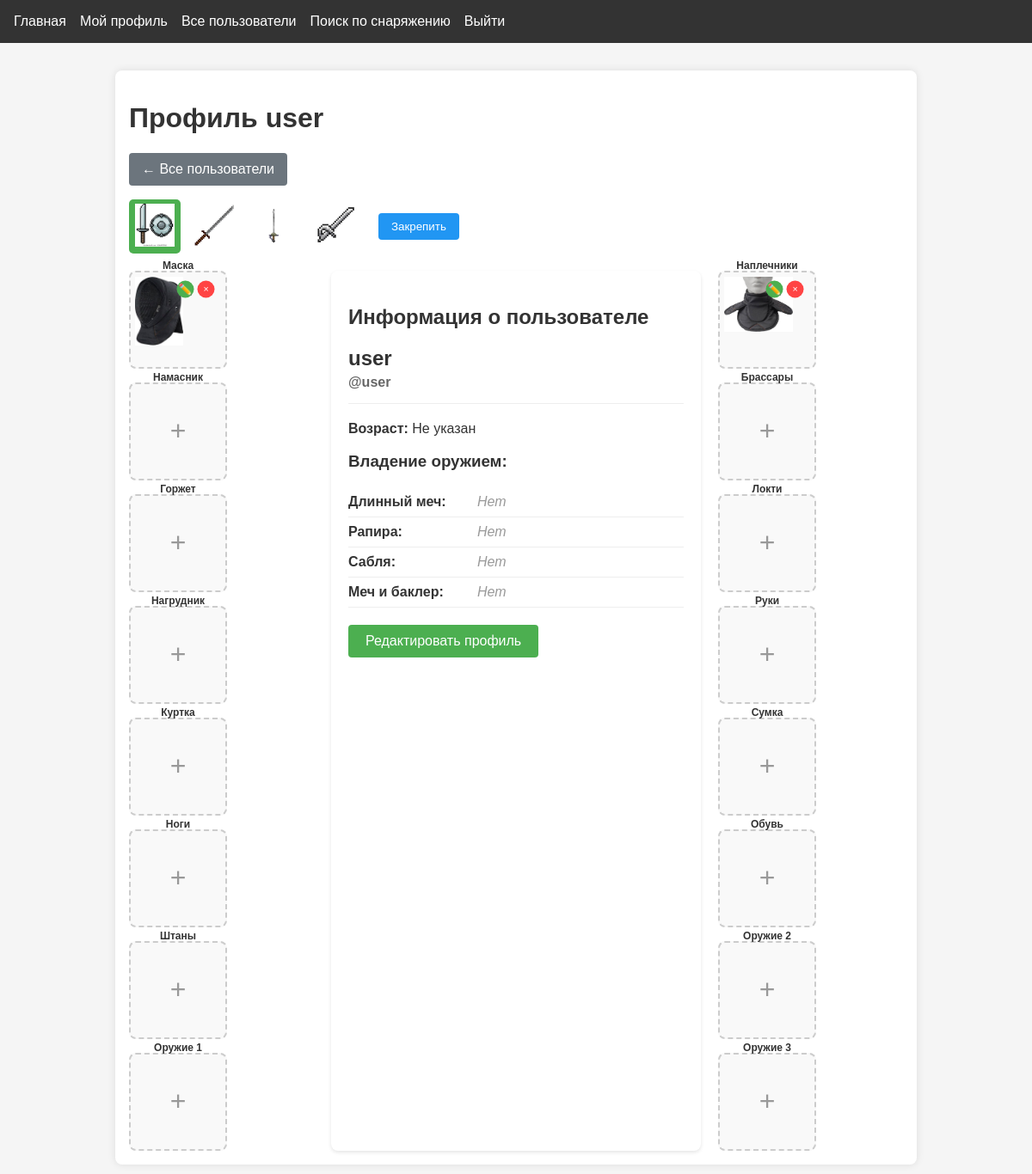
Before: /profile/user (signed in) with the older database file.
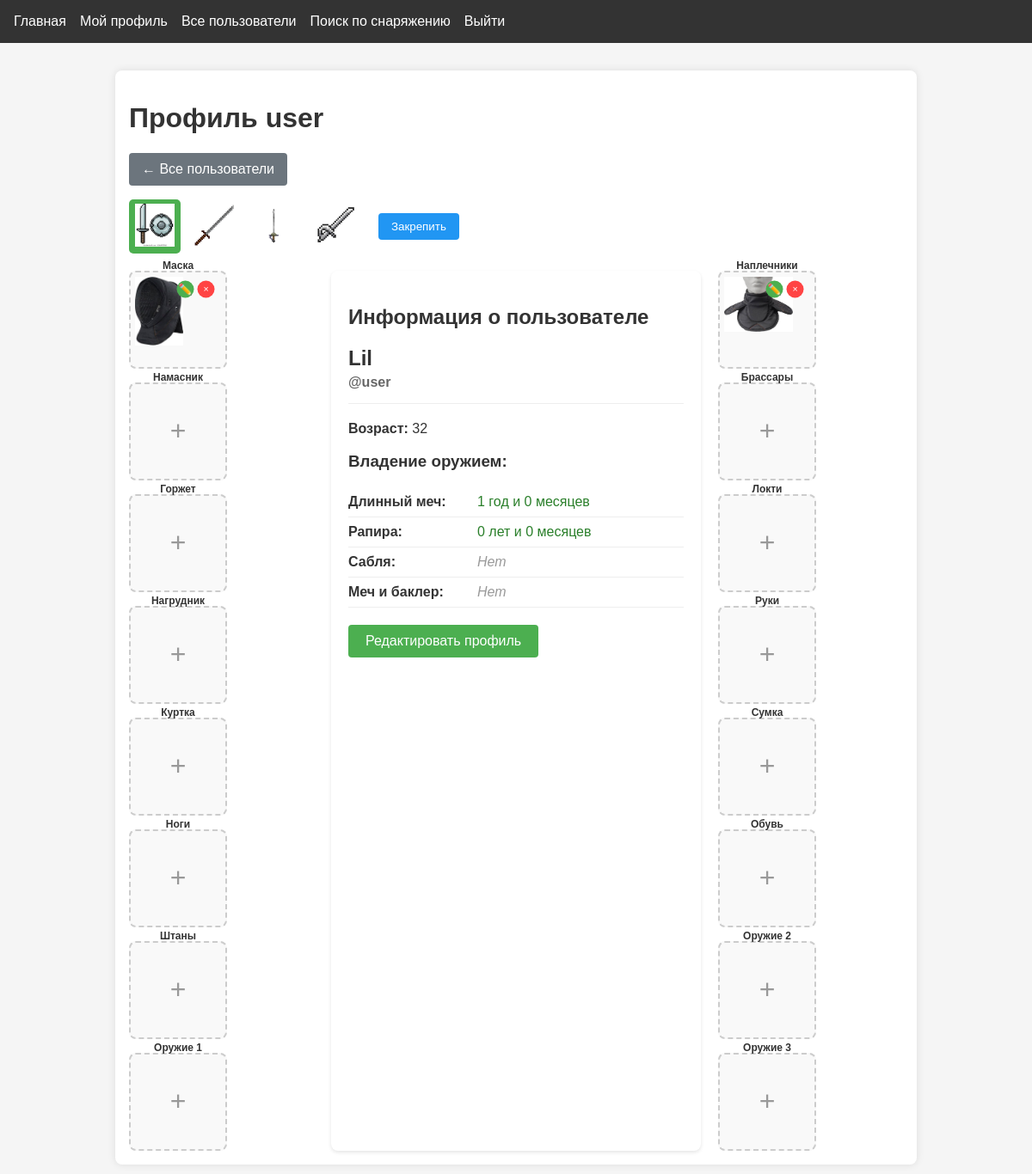
After: the same page with the newer database file.
### app.py (models this page shows)
class User(db.Model, UserMixin):
    id = db.Column(db.Integer, primary_key=True)
    username = db.Column(db.String(80), unique=True, nullable=False)
    password = db.Column(db.String(120), nullable=False)
    weapon_class = db.Column(db.String(20), default="sword_buckler")
    age = db.Column(db.Integer)
    real_name = db.Column(db.String(100))
    has_longsword = db.Column(db.Boolean, default=False)
    longsword_since = db.Column(db.Date)
    has_rapier = db.Column(db.Boolean, default=False)
    rapier_since = db.Column(db.Date)
    has_sabre = db.Column(db.Boolean, default=False)
    sabre_since = db.Column(db.Date)
    has_sword_buckler = db.Column(db.Boolean, default=False)
    sword_buckler_since = db.Column(db.Date)
    items = db.relationship(
        "InventoryItem", backref="user", lazy=True, cascade="all, delete-orphan"
    )

### app.py (the view)
@app.route("/profile/<username>")
@login_required
def view_profile(username):
    viewed_user = User.query.filter_by(username=username).first_or_404()
    weapon_class = request.args.get("weapon_class", viewed_user.weapon_class)
    items = (
        InventoryItem.query.filter_by(user_id=viewed_user.id)
        .filter(
            (InventoryItem.weapon_class == weapon_class)
            | (InventoryItem.weapon_class == "all")
        )
        .all()
    )
    weapon_data = []
    today = date.today()
    weapons = [
        ("longsword", "Длинный меч"),
        ("rapier", "Рапира"),
        ("sabre", "Сабля"),
        ("sword_buckler", "Меч и баклер"),
    ]
    for field, name in weapons:
        has_weapon = getattr(viewed_user, f"has_{field}")
        since_date = getattr(viewed_user, f"{field}_since")
        experience = None
        if has_weapon and since_date:
            delta = relativedelta(today, since_date)
            experience = {"years": delta.years, "months": delta.months}
        weapon_data.append(
            {
                "name": name,
                "field": field,
                "has": has_weapon,
                "since": since_date,
                "experience": experience,
            }
        )
    inventory = {
        "gorget": next((i for i in items if i.item_type == "gorget"), None),
        "lokti": next((i for i in items if i.item_type == "lokti"), None),
        "bag": next((i for i in items if i.item_type == "bag"), None),
        "namasnik": next((i for i in items if i.item_type == "namasnik"), None),
        "head": next((i for i in items if i.item_type == "head"), None),
        "naplech": next((i for i in items if i.item_type == "naplech"), None),
        "sword1": next((i for i in items if i.item_type == "sword1"), None),
        "sword2": next((i for i in items if i.item_type == "sword2"), None),
        "sword3": next((i for i in items if i.item_type == "sword3"), None),
        "sht": next((i for i in items if i.item_type == "sht"), None),
        "torso": next((i for i in items if i.item_type == "torso"), None),
        "ng": next((i for i in items if i.item_type == "ng"), None),
        "brass": next((i for i in items if i.item_type == "brass"), None),
        "gloves": next((i for i in items if i.item_type == "gloves"), None),
        "pants": next((i for i in items if i.item_type == "pants"), None),
        "shoes": next((i for i in items if i.item_type == "shoes"), None),
    }
    is_owner = current_user.is_authenticated and current_user.id == viewed_user.id
    return render_template(
        "profile.html",
        inventory=inventory,
        viewed_user=viewed_user,
        is_owner=is_owner,
        current_weapon_class=weapon_class,
        weapon_data=weapon_data,
        datetime=datetime,  # передаем модуль datetime для шаблона
    )

### app.py (called while the page is built)
@login_manager.user_loader
def load_user(user_id):
    return User.query.get(int(user_id))

### templates/profile.html (shortened to what the changed rows need)
{% extends "base.html" %}
{% block content %}
{% macro pluralize(number, singular, plural1, plural2) %}
    {% if number % 10 == 1 and number % 100 != 11 %}
        {{ singular }}
    {% elif 2 <= number % 10 <= 4 and (number % 100 < 10 or number % 100 >= 20) %}
        {{ plural1 }}
    {% else %}
        {{ plural2 }}
    {% endif %}
{% endmacro %}
<div class="profile-container">
    <h1>Профиль {{ viewed_user.username }}</h1>
    <div class="profile-nav">
        <a href="{{ url_for('user_list') }}" class="btn back-btn">← Все пользователи</a>
    </div>
    <div class="weapon-selector">
        <button class="weapon-btn {% if current_weapon_class == 'sword_buckler' %}active{% endif %}"
                onclick="loadWeaponClass('sword_buckler')">
        </button>
        <button class="weapon-btn {% if current_weapon_class == 'longsword' %}active{% endif %}"
                onclick="loadWeaponClass('longsword')">
        </button>
        <button class="weapon-btn {% if current_weapon_class == 'rapier_dagger' %}active{% endif %}"
                onclick="loadWeaponClass('rapier_dagger')">
        </button>
        <button class="weapon-btn {% if current_weapon_class == 'sabre' %}active{% endif %}"
                onclick="loadWeaponClass('sabre')">
        </button>
        {% if is_owner %}
        <button class="save-weapon-btn" onclick="saveWeaponClass()">Закрепить</button>
        {% endif %}
    </div>
<div class="profile-layout">
    <div class="inventory-column left-column">
</div>
        <div class="profile-info">
            <h2>Информация о пользователе</h2>
            <div class="user-header">
                <h2>{% if viewed_user.real_name %}{{ viewed_user.real_name }}{% else %}{{ viewed_user.username }}{% endif %}</h2>
                <p class="username">@{{ viewed_user.username }}</p>
            </div>
            <div class="user-details">
                <p><strong>Возраст:</strong> {{ viewed_user.age or "Не указан" }}</p>
                <h3>Владение оружием:</h3>
                <ul class="weapon-skills">
                    {% for weapon in weapon_data %}
                    <li class="weapon-item">
                        <span class="weapon-name">{{ weapon.name }}:</span>
                        <span class="weapon-status">
                            {% if weapon.has %}
                                {% if weapon.experience %}
                                    <span class="experience">
                                        {{ weapon.experience.years }} {{ pluralize(weapon.experience.years, 'год', 'года', 'лет') }}
                                        и {{ weapon.experience.months }} {{ pluralize(weapon.experience.months, 'месяц', 'месяца', 'месяцев') }}
                                    </span>
                                {% else %}
                                    <span class="no-date">(дата не указана)</span>
                                {% endif %}
                            {% else %}
                                <span class="no-experience">Нет</span>
                            {% endif %}
                        </span>
                    </li>
                    {% endfor %}
                </ul>
            </div>
        </div>
        <div class="inventory-column right-column">
    </div>
    </div>
</div>
{% endblock %}

Changed rows visible on the page:
changed User "user": real_name (not shown) → "Lil"; age "Не указан" → "32"; username "user" → (not shown)
Other visible differences:
new list line: "Длинный меч : 1 год и 0 месяцев"
new list line: "Рапира : 0 лет месяцев и 0"
list line gone: "Длинный меч : Нет"
list line gone: "Рапира : Нет"
